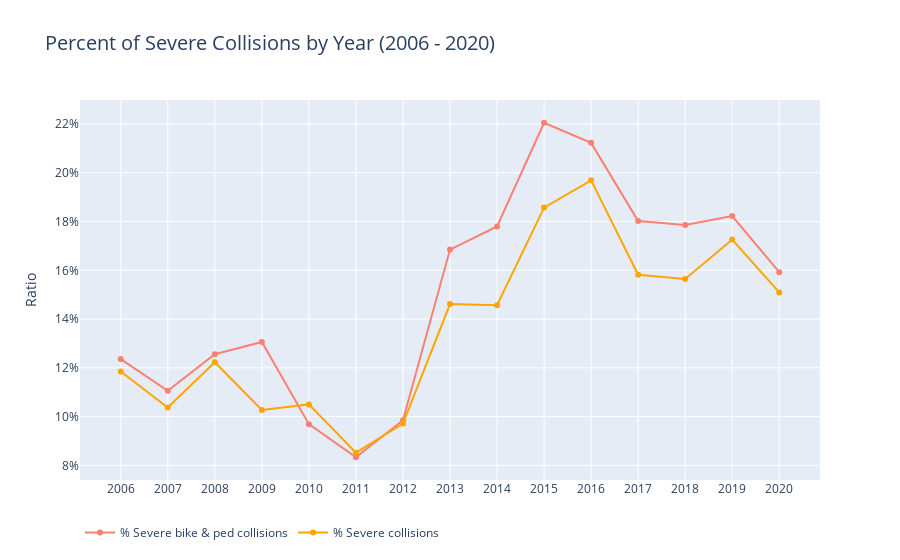

Notebook code for this chart:
### Code cell
fig = {
    "data": [{"type": "scatter",
              "x": collision_compare.index,
              "y": collision_compare['Percent BP Fatal Collisions'],
              "name": "% Severe bike & ped collisions",
              "marker_color": "rgb(250, 128, 114)",
              "hoverinfo": "y"
             },
             {"type": "scatter",
              "x": collision_compare.index,
              "y": collision_compare['Percent of Fatal Collisions'],
              "name": "% Severe collisions",
              "marker_color": "rgb(255, 165, 0)",
              "hoverinfo": "y"
             }],
    "layout": {"title": {"text": "Percent of Severe Collisions by Year (2006 - 2020)", "font_size": 20},
               "xaxis": {"tickfont_size": 12, 
                         "type": "category"},
               "yaxis": {"title": "Ratio",  
                         "tickfont_size": 12,
                         "tickformat": ",.0%"},
               "barmode": "group",
               "bargap": 0.25,
               "bargroupgap": 0.1,
               "legend_orientation": "h"
              }
}

pio.show(fig)

### Figure 1 — Plotly figure (JSON) as saved in the notebook; plotly's stock layout.template omitted (floating-point values rounded to 4 significant figures)
{"data": [{"hoverinfo": "y", "marker": {"color": "rgb(250, 128, 114)"}, "name": "% Severe bike & ped collisions", "type": "scatter", "x": [2006, 2007, 2008, 2009, 2010, 2011, 2012, 2013, 2014, 2015, 2016, 2017, 2018, 2019, 2020], "y": [0.1236, 0.1106, 0.1256, 0.1306, 0.09692, 0.08333, 0.09854, 0.1685, 0.178, 0.2205, 0.2123, 0.1802, 0.1786, 0.1822, 0.1592]}, {"hoverinfo": "y", "marker": {"color": "rgb(255, 165, 0)"}, "name": "% Severe collisions", "type": "scatter", "x": [2006, 2007, 2008, 2009, 2010, 2011, 2012, 2013, 2014, 2015, 2016, 2017, 2018, 2019, 2020], "y": [0.1185, 0.1038, 0.1223, 0.1027, 0.105, 0.08521, 0.09713, 0.1462, 0.1457, 0.1857, 0.1969, 0.1582, 0.1564, 0.1726, 0.1509]}], "layout": {"bargap": 0.25, "bargroupgap": 0.1, "barmode": "group", "legend": {"orientation": "h"}, "title": {"font": {"size": 20}, "text": "Percent of Severe Collisions by Year (2006 - 2020)"}, "xaxis": {"tickfont": {"size": 12}, "type": "category"}, "yaxis": {"tickfont": {"size": 12}, "tickformat": ",.0%", "title": {"text": "Ratio"}}}}
